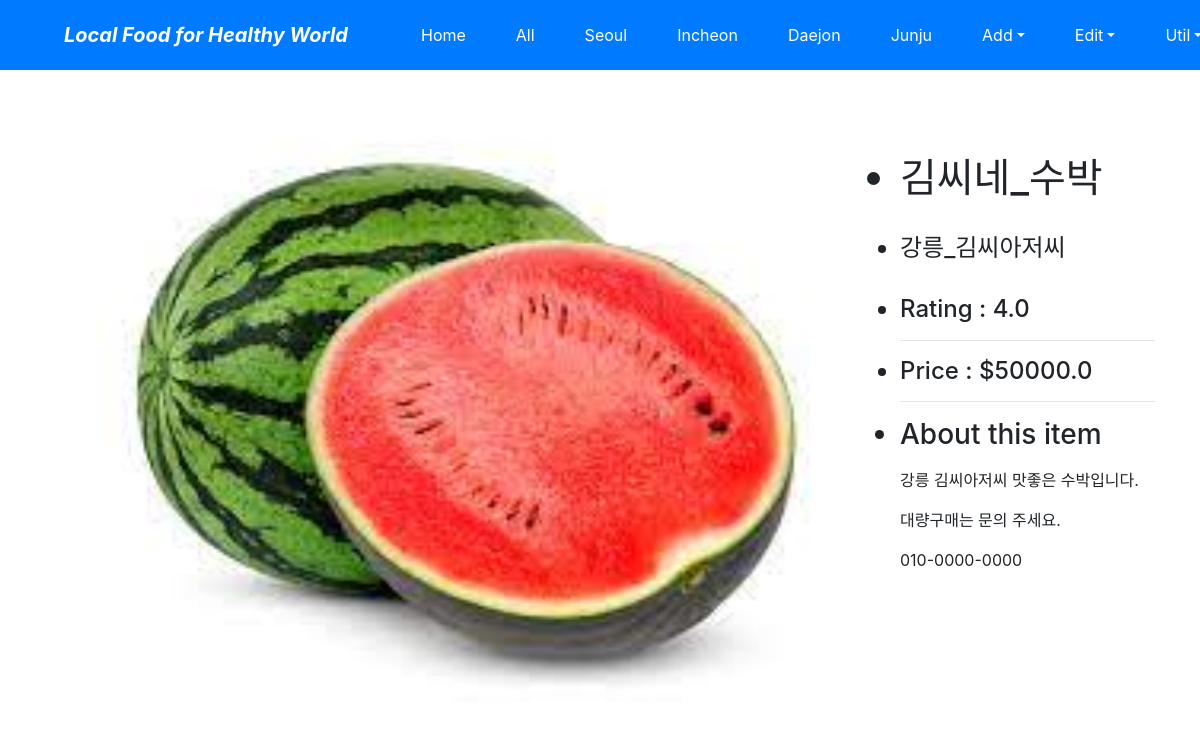
/sell/sell/1/, run on the app's committed database.
### sell/models.py (models this page shows, shortened)
class Merchandise(models.Model): # Define Merchandise table
    title=models.CharField('TITLE',max_length=30)
    brand=models.CharField('BRAND',max_length=30)
    slug = models.SlugField('SLUG',unique=True, allow_unicode=True, help_text='one word for title alias')
    price = models.FloatField('PRICE')
    image=ThumbnailImageField(upload_to='merchandise/%Y/%m')
    description = models.TextField('Merchandise Description',blank=True)
    rating = models.FloatField('RATING',blank=True,null=True)
    create_dt = models.DateTimeField('CREATE DATE',auto_now_add=True)
    modify_dt = models.DateTimeField('MODIFY DATE',auto_now=True)
    owner = models.ForeignKey('auth.User',on_delete=models.CASCADE,verbose_name='OWNER',blank =True,null=True) # Add for add, editing function
    class Meta:
        ordering=('id',)

### sell/views.py (the view)
# urls.py: path('sell/<int:pk>/',views.SellDV.as_view(),name='sell_detail'),
class SellDV(DetailView):
    model=Merchandise

### sell/templates/sell/merchandise_detail.html (shortened to what this page needs)
{% extends "base.html" %}
{% block content %}
    <div class="row">
        <div class="col-md-9">
            <a href="{{ object.image.url }}">
                <img src="{{ object.image.url }}" style="width: 100%;">
            </a>
        </div>
        <ul class="col-md-3 mt-3">
            <br><br>
            <li class="h1">{{object.title}}</li>
            <br>
            <li class="h4">{{object.brand}}</li>
            <br>
            <li class="h4">Rating : {{object.rating}}</li>
            <hr>
            <li class="h4">Price : ${{object.price}}</li>
            <hr>
            <li class="h3">About this item</li>
                {% if object.description %}<p>{{ object.description|linebreaks }}</p>
                {% else %}<p>(blank)</p>{% endif %}
        </ul>
    </div>
{% endblock %}

### data on the page
Merchandise: image (picture), title "김씨네_수박", brand "강릉_김씨아저씨", rating "4.0", price "50000.0", description "강릉 김씨아저씨 맛좋은 수박입니다. 대량구매는 문의 주세요. 010-0000-0000"
